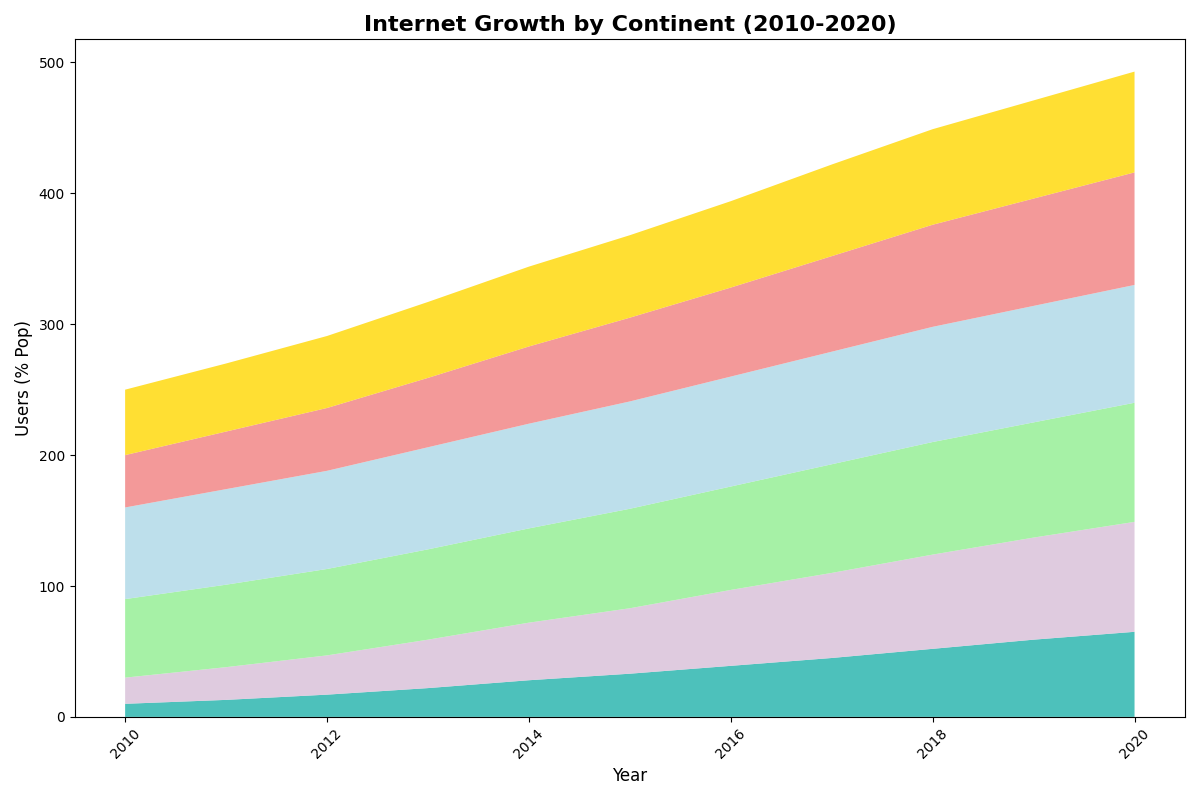

Here is the Python script that generated this plot:
import matplotlib.pyplot as plt
import numpy as np

years = np.arange(2010, 2021)

africa_internet = [10, 13, 17, 22, 28, 33, 39, 45, 52, 59, 65]
asia_internet = [20, 25, 30, 37, 44, 50, 58, 65, 72, 78, 84]
europe_internet = [60, 63, 66, 69, 72, 76, 79, 83, 86, 88, 91]
north_america_internet = [70, 73, 75, 78, 80, 82, 84, 86, 88, 89, 90]
south_america_internet = [40, 44, 48, 53, 59, 64, 68, 73, 78, 82, 86]
oceania_internet = [50, 52, 55, 58, 61, 63, 66, 70, 73, 75, 77]

internet_usage = np.array([
    africa_internet, 
    asia_internet, 
    europe_internet, 
    north_america_internet, 
    south_america_internet,
    oceania_internet
])

fig, ax = plt.subplots(figsize=(12, 8))

# Shuffle colors without random module
colors = ['lightseagreen', 'thistle', 'lightgreen', 'lightblue', 'lightcoral', 'gold']

ax.stackplot(years, internet_usage, colors=colors, alpha=0.8)

ax.set_title("Internet Growth by Continent (2010-2020)", fontsize=16, fontweight='bold')
ax.set_xlabel("Year", fontsize=12)
ax.set_ylabel("Users (% Pop)", fontsize=12)

plt.xticks(rotation=45)
plt.tight_layout()

plt.show()
